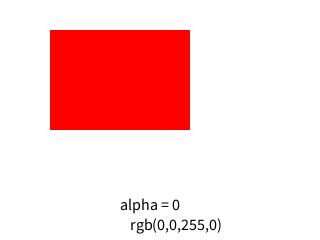
Frame 1 (no input)
Frame 60 (the mouse pressed at the canvas centre just before this capture): identical to frame 1, image omitted
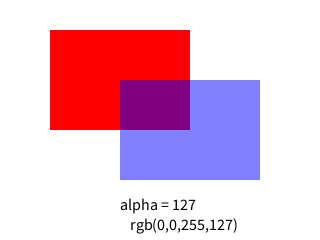
Frame 120 (the mouse held since frame 60 and released just before this capture)

The Processing sketch that drew these frames (run headless with seeded random() and noise(); from frame 60 on, the mouse is pressed at the canvas centre):

// Processing sketch: Colored_Rectangle_java
// ── Colored_Rectangle_java.pde
void setup() {
  size(320, 240);
}
 
void draw() {
  int alpha = round(mouseX*255 / width);#
 
  background(255);
  noStroke();
  fill(255, 0, 0);
  rect(50, 30, 140, 100);
  fill(0, 0, 255, alpha);
  rect(120, 80, 140, 100);
 
  fill(0);
  textSize(16);
  text("alpha = " + alpha, 120, 210);
  text("rgb(0,0,255," + alpha +")", 130, 230);
}
